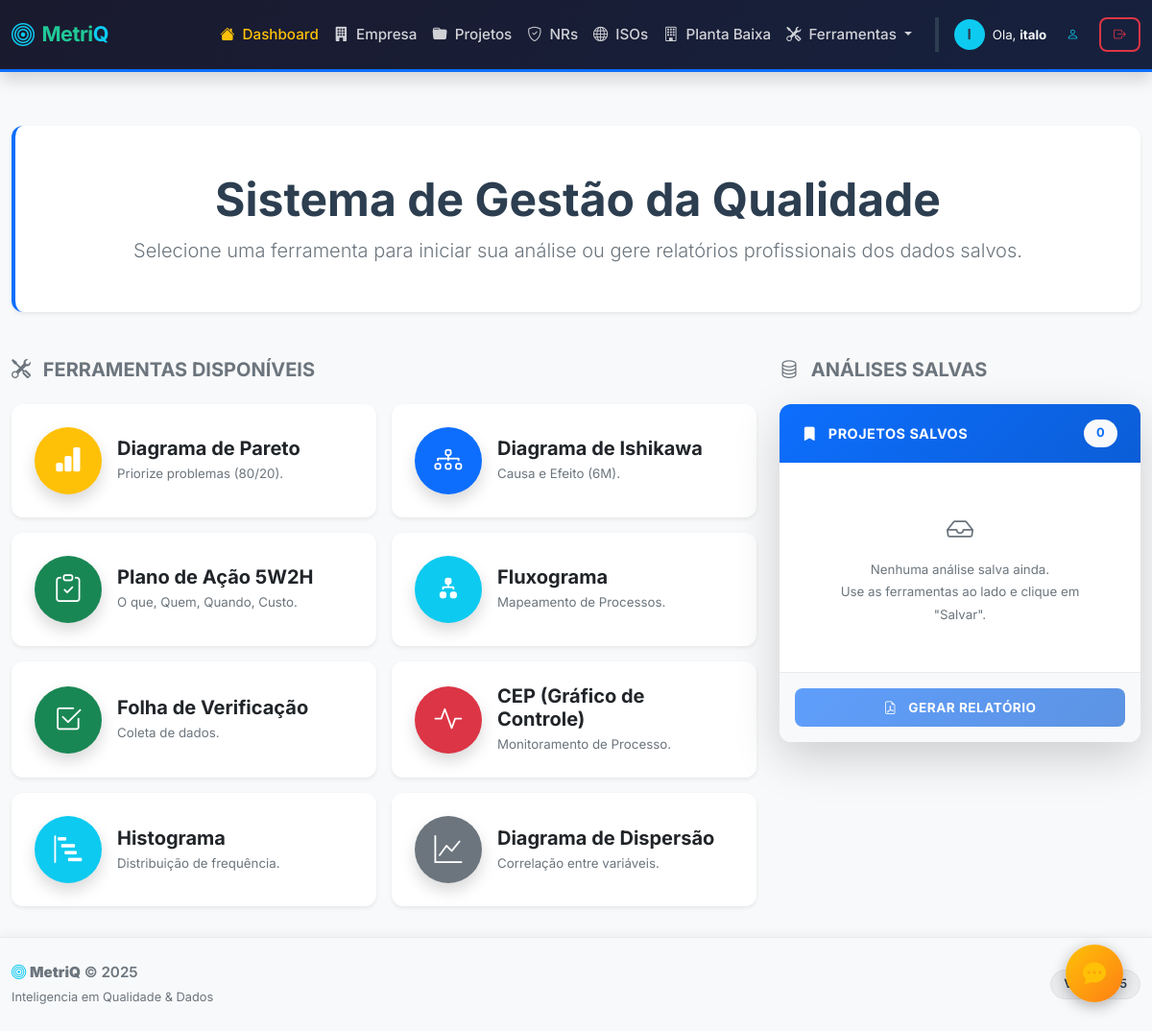
Page / (signed in) on the earlier database version.
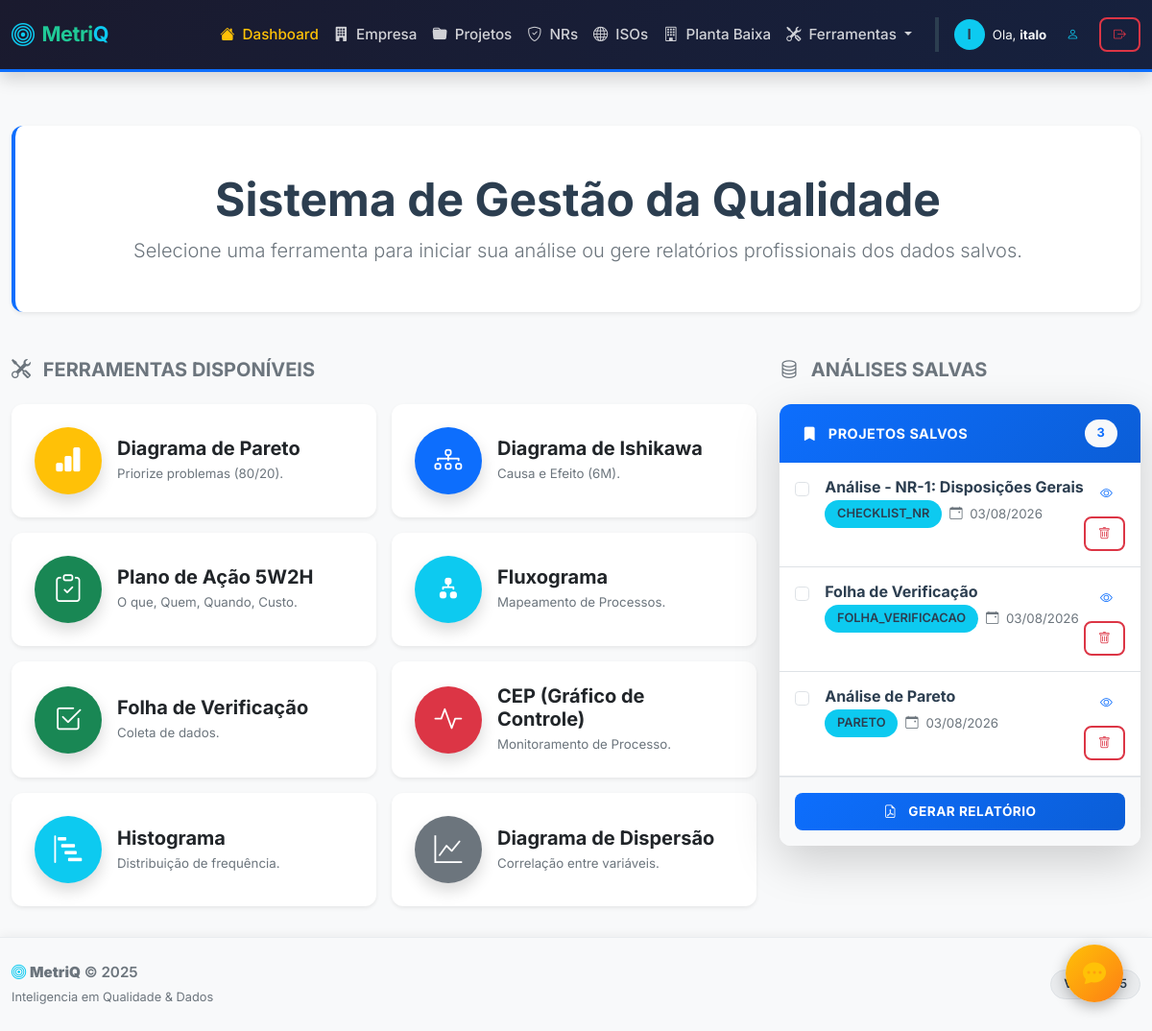
Same page on the later database version.
### qualidade_flask/models.py (models this page shows, shortened)
class User(UserMixin, db.Model):
    __tablename__ = 'user'
    id = db.Column(db.Integer, primary_key=True)
    username = db.Column(db.String(100), unique=True, nullable=False, index=True)
    password = db.Column(db.String(255), nullable=False)
    nome_completo = db.Column(db.String(200), default='')
    email = db.Column(db.String(150), unique=True, default='')
    telefone = db.Column(db.String(20), default='')
    cargo = db.Column(db.String(100), default='')
    data_cadastro = db.Column(db.DateTime, default=datetime.now)
    plano = db.Column(db.String(20), default='free')
    status = db.Column(db.String(20), default='ativo')
    email_confirmado = db.Column(db.Boolean, default=False)
    ultimo_login = db.Column(db.DateTime, nullable=True)
    tentativas_login = db.Column(db.Integer, default=0)
    bloqueio_ate = db.Column(db.DateTime, nullable=True)
    analises = db.relationship('Analise', backref='dono', lazy=True)
    empresas = db.relationship('Empresa', backref='usuario', lazy=True)

class Analise(db.Model):
    __tablename__ = 'analise'
    id = db.Column(db.Integer, primary_key=True)
    tipo = db.Column(db.String(50))
    titulo = db.Column(db.String(100))
    dados = db.Column(db.JSON)
    data_criacao = db.Column(db.DateTime, default=datetime.now)
    user_id = db.Column(db.Integer, db.ForeignKey('user.id'), nullable=False, index=True)

### qualidade_flask/blueprints/main.py (the view)
@main.route('/')
@login_required
def index():
    analises = Analise.query.filter_by(user_id=current_user.id).order_by(Analise.data_criacao.desc()).all()
    ferramentas = [
        {'slug': 'pareto', 'nome': 'Diagrama de Pareto', 'desc': 'Priorize problemas (80/20).', 'icon': 'bi-bar-chart-fill', 'cor': 'warning'},
        {'slug': 'ishikawa', 'nome': 'Diagrama de Ishikawa', 'desc': 'Causa e Efeito (6M).', 'icon': 'bi-diagram-3', 'cor': 'primary'},
        {'slug': '5w2h', 'nome': 'Plano de Ação 5W2H', 'desc': 'O que, Quem, Quando, Custo.', 'icon': 'bi-clipboard-check', 'cor': 'success'},
        {'slug': 'fluxograma', 'nome': 'Fluxograma', 'desc': 'Mapeamento de Processos.', 'icon': 'bi-diagram-2-fill', 'cor': 'info'},
        {'slug': 'folha_verificacao', 'nome': 'Folha de Verificação', 'desc': 'Coleta de dados.', 'icon': 'bi-check2-square', 'cor': 'success'},
        {'slug': 'cep', 'nome': 'CEP (Gráfico de Controle)', 'desc': 'Monitoramento de Processo.', 'icon': 'bi-activity', 'cor': 'danger'},
        {'slug': 'histograma', 'nome': 'Histograma', 'desc': 'Distribuição de frequência.', 'icon': 'bi-bar-chart-steps', 'cor': 'info'},
        {'slug': 'dispersao', 'nome': 'Diagrama de Dispersão', 'desc': 'Correlação entre variáveis.', 'icon': 'bi-graph-up', 'cor': 'secondary'}
    ]
    return render_template('index.html', ferramentas=ferramentas, analises=analises, user=current_user)

### qualidade_flask/templates/index.html (shortened to what this page needs)
{% extends 'base.html' %}
{% block content %}
<div class="row mb-5">
    <div class="col-12">
        <div class="card border-0 shadow-sm bg-white border-start border-5 border-primary">
            <div class="card-body py-5 text-center">
                <h1 class="display-5 fw-bold text-dark mb-2">
                    Sistema de Gestão da Qualidade
                </h1>
                <p class="lead text-muted mb-0">
                    Selecione uma ferramenta para iniciar sua análise ou gere relatórios profissionais dos dados salvos.
                </p>
            </div>
        </div>
    </div>
</div>
<div class="row g-4">
    <div class="col-lg-8 order-lg-1">
        <h5 class="text-muted mb-4 fw-bold text-uppercase">
            <i class="bi bi-tools me-2"></i> Ferramentas Disponíveis
        </h5>
        <div class="row g-3">
            {% for item in ferramentas %}
            <div class="col-md-6">
                <div class="card h-100 border-0 shadow-sm tool-card">
                    <div class="card-body d-flex align-items-center gap-3">
                        <div class="rounded-circle bg-{{ item.cor }} text-white d-flex align-items-center justify-content-center flex-shrink-0" style="width: 70px; height: 70px; font-size: 1.8rem;">
                            <i class="bi {{ item.icon }}"></i>
                        </div>
                        <div class="flex-grow-1">
                            <h5 class="card-title fw-bold mb-1">{{ item.nome }}</h5>
                            <p class="card-text text-muted small mb-0">{{ item.desc }}</p>
                        </div>
                    </div>
                </div>
            </div>
            {% endfor %}
        </div>
    </div>
    <div class="col-lg-4 order-lg-2">
        <h5 class="text-muted mb-4 fw-bold text-uppercase">
            <i class="bi bi-database me-2"></i> Análises Salvas
        </h5>
        <div class="card shadow-lg border-0 ">
            <div class="card-header bg-primary text-white d-flex justify-content-between align-items-center">
                <span class="fw-bold">
                    <i class="bi bi-bookmark-fill me-2"></i> Projetos Salvos
                </span>
                <span class="badge bg-light text-primary fw-bold">{{ analises|length }}</span>
            </div>
            <div class="card-body p-0">
                <form action="/relatorio" method="POST" target="_blank" id="formRelatorio">
                    <div class="list-group list-group-flush" style="max-height: 500px; overflow-y: auto;">
                        {% if analises %}
                            {% for item in analises %}
                            <label class="list-group-item list-group-item-action d-flex gap-3 align-items-start py-3 px-3 border-bottom">
                                <input class="form-check-input flex-shrink-0 mt-1" type="checkbox" name="analise_id" value="{{ item.id }}">
                                <div class="d-flex w-100 justify-content-between align-items-start">
                                    <div class="flex-grow-1">
                                        <h6 class="mb-1 fw-bold text-dark">{{ item.titulo }}</h6>
                                        <div class="d-flex gap-2 align-items-center">
                                            <span class="badge bg-info text-dark small">{{ item.tipo|upper }}</span>
                                            <small class="text-muted">
                                                <i class="bi bi-calendar-event me-1"></i>
                                                {{ item.data_criacao.strftime('%d/%m/%Y') }}
                                            </small>
                                        </div>
                                    </div>
                                    <div class="d-flex flex-column align-items-end gap-2">
                                        <a href="{{ url_for('main.visualizar', id=item.id) }}" class="btn btn-sm btn-outline-primary" title="Visualizar análise" target="_blank">
                                            <i class="bi bi-eye"></i>
                                        </a>
                                        <button type="button" class="btn btn-sm btn-outline-danger"
                                                data-id="{{ item.id }}"
                                                onclick="deletarAnalise(this, event)"
                                                title="Excluir análise">
                                            <i class="bi bi-trash"></i>
                                        </button>
                                    </div>
                                </div>
                            </label>
                            {% endfor %}
                        {% else %}
                            <div class="p-5 text-center text-muted">
                                <i class="bi bi-inbox fs-3 mb-2 d-block"></i>
                                <p class="small mb-0">Nenhuma análise salva ainda.</p>
                                <small>Use as ferramentas ao lado e clique em "Salvar".</small>
                            </div>
                        {% endif %}
                    </div>
                    <div class="p-3 border-top bg-light">
                        <button type="submit" class="btn btn-primary w-100 fw-bold"
                                {% if not analises %}disabled{% endif %}>
                            <i class="bi bi-file-earmark-pdf me-2"></i> Gerar Relatório
                        </button>
                    </div>
                </form>
            </div>
        </div>
    </div>
</div>
{% endblock %}

### qualidade_flask/templates/base.html (shortened to what this page needs)
<!DOCTYPE html>
<html lang="pt-br">
<head>
    <link href="https://cdn.jsdelivr.net/npm/bootstrap@5.3.0/dist/css/bootstrap.min.css" rel="stylesheet">
    <link rel="stylesheet" href="https://cdn.jsdelivr.net/npm/bootstrap-icons@1.10.5/font/bootstrap-icons.css">
    <link rel="stylesheet" href="{{ url_for('static', filename='css/style.css') }}">
</head>
<body class="d-flex flex-column min-vh-100">
    <nav class="navbar navbar-expand-lg navbar-dark bg-dark d-print-none">
        <div class="container">
            <a class="navbar-brand fw-bold d-flex align-items-center brand-text" href="/">
                <i class="bi bi-bullseye me-2 fs-4 text-info"></i>
                <span>Metri<span class="text-info">Q</span>
            </a>
            <div class="collapse navbar-collapse" id="navbarNav">
                <ul class="navbar-nav ms-auto align-items-center">
                    <li class="nav-item">
                        <a class="nav-link {{ 'active' if request.endpoint == 'main.index' }}" href="/">
                            <i class="bi bi-house-fill me-1"></i> Dashboard
                        </a>
                    </li>
                    <li class="nav-item">
                        <a class="nav-link {{ 'active' if request.endpoint and request.endpoint.startswith('empresa') }}" href="/empresas">
                            <i class="bi bi-building-fill me-1"></i> Empresa
                        </a>
                    </li>
                    <li class="nav-item">
                        <a class="nav-link {{ 'active' if request.endpoint == 'projects.lista_projetos' }}" href="/projetos">
                            <i class="bi bi-folder-fill me-1"></i> Projetos
                        </a>
                    </li>
                    <li class="nav-item">
                        <a class="nav-link {{ 'active' if request.endpoint == 'nr.lista_nrs' }}" href="/nr">
                            <i class="bi bi-shield-check me-1"></i> NRs
                        </a>
                    </li>
                    <li class="nav-item">
                        <a class="nav-link {{ 'active' if request.endpoint == 'iso.lista_isos' }}" href="/iso">
                            <i class="bi bi-globe me-1"></i> ISOs
                        </a>
                    </li>
                    <li class="nav-item">
                        <a class="nav-link {{ 'active' if request.endpoint and request.endpoint.startswith('planta_baixa') }}" href="{{ url_for('planta_baixa.lista') }}">
                            <i class="bi bi-building me-1"></i> Planta Baixa
                        </a>
                    </li>
                    <li class="nav-item dropdown">
                        <a class="nav-link dropdown-toggle" href="#" role="button" data-bs-toggle="dropdown" aria-expanded="false">
                            <i class="bi bi-tools me-1"></i> Ferramentas
                        </a>
                    </li>
                    {% if current_user.is_authenticated %}
                        <li class="nav-item ms-lg-3 border-start border-secondary ps-lg-3 mt-2 mt-lg-0">
                            <div class="d-flex align-items-center gap-2">
                                <a href="{{ url_for('auth.perfil') }}" class="text-decoration-none d-flex align-items-center gap-2" title="Meu Perfil">
                                    <div class="rounded-circle bg-info text-dark d-flex align-items-center justify-content-center" style="width: 32px; height: 32px; font-weight: 700;">
                                        {{ current_user.username[0]|upper }}
                                    </div>
                                    <span class="text-light small">
                                        Ola, <strong>{{ current_user.nome_completo.split(' ')[0] if current_user.nome_completo else current_user.username }}</strong>
                                    </span>
                                </a>
                                <a href="{{ url_for('auth.perfil') }}" class="btn btn-sm btn-outline-info" title="Meu Perfil">
                                    <i class="bi bi-person"></i>
                                </a>
<form method="POST" action="/logout" class="d-inline" onsubmit="return confirm('Deseja sair do sistema?')">
                                    <button type="submit" class="btn btn-sm btn-outline-danger" title="Sair">
                                        <i class="bi bi-box-arrow-right"></i>
                                    </button>
                                </form>
                            </div>
                        </li>
                    {% endif %}
                </ul>
            </div>
    </nav>
    <main class="flex-grow-1">
        <div class="container mt-4">
            {% block content %}{% endblock %}
        </div>
    </main>
    <footer class="d-print-none bg-light border-top py-4 mt-auto">
        <div class="container">
            <div class="row align-items-center">
                <div class="col-md-6 text-center text-md-start">
                    <p class="mb-0 text-muted">
                        <i class="bi bi-bullseye text-info"></i>
                        <strong>MetriQ</strong> &copy; 2025
                    </p>
                    <small class="text-muted" style="font-size: 0.8rem;">Inteligencia em Qualidade & Dados</small>
                </div>
                <div class="col-md-6 text-md-end text-center mt-2 mt-md-0">
                    <span class="badge bg-secondary bg-opacity-10 text-dark border">Versao 5.5</span>
                </div>
        </div>
    </footer>
    <a id="btnFeedback" href="https://docs.google.com/forms/d/e/1FAIpQLSc6ZJWx9LMAzcBPMMdcK3FHIyoWjjz7ik7XjiTRzf5Kar_DFA/viewform?usp=sharing&ouid=112551274773752880388" target="_blank" title="Deixe seu Feedback" class="text-decoration-none">
        <i class="bi bi-chat-dots-fill text-warning fs-4"></i>
    </a>
</body>
</html>

Differences in the rows shown:
added Analise: titulo "Análise - NR-1: Disposições Gerais", tipo "CHECKLIST_NR", data_criacao "03/08/2026"
added Analise: titulo "Folha de Verificação", tipo "FOLHA_VERIFICACAO", data_criacao "03/08/2026"
added Analise: titulo "Análise de Pareto", tipo "PARETO", data_criacao "03/08/2026"
Other differences:
{{ analises|length }}: "0" → "3"
text no longer shown: "Nenhuma análise salva ainda. Use as ferramentas ao lado e clique em \"Salvar\"."
